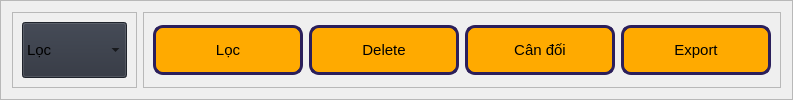
                     <widget class="QFrame" name="frame_47">
                      <property name="sizePolicy">
                       <sizepolicy hsizetype="Expanding" vsizetype="Expanding">
                        <horstretch>0</horstretch>
                        <verstretch>0</verstretch>
                       </sizepolicy>
                      </property>
                      <property name="minimumSize">
                       <size>
                        <width>125</width>
                        <height>0</height>
                       </size>
                      </property>
                      <property name="maximumSize">
                       <size>
                        <width>16777215</width>
                        <height>16777215</height>
                       </size>
                      </property>
                      <property name="font">
                       <font>
                        <family>MS Shell Dlg 2</family>
                        <pointsize>11</pointsize>
                        <weight>50</weight>
                        <italic>false</italic>
                        <bold>false</bold>
                       </font>
                      </property>
                      <property name="frameShape">
                       <enum>QFrame::StyledPanel</enum>
                      </property>
                      <property name="frameShadow">
                       <enum>QFrame::Raised</enum>
                      </property>
                      <layout class="QHBoxLayout" name="horizontalLayout_52">
                       <item alignment="Qt::AlignLeft">
                        <widget class="QFrame" name="frame_61">
                         <property name="frameShape">
                          <enum>QFrame::StyledPanel</enum>
                         </property>
                         <property name="frameShadow">
                          <enum>QFrame::Raised</enum>
                         </property>
                         <layout class="QHBoxLayout" name="horizontalLayout_53">
                          <item>
                           <widget class="QComboBox" name="muaHangCb">
                            <property name="minimumSize">
                             <size>
                              <width>0</width>
                              <height>40</height>
                             </size>
                            </property>
                            <property name="maximumSize">
                             <size>
                              <width>500</width>
                              <height>200</height>
                             </size>
                            </property>
                            <property name="styleSheet">
                             <string notr="true">background-color:#2c313c;</string>
                            </property>
                            <item>
                             <property name="text">
                              <string>Lọc</string>
                             </property>
                            </item>
                            <item>
                             <property name="text">
                              <string>Mua</string>
                             </property>
                            </item>
                            <item>
                             <property name="text">
                              <string>Không mua</string>
                             </property>
                            </item>
                           </widget>
                          </item>
                         </layout>
                        </widget>
                       </item>
                       <item>
                        <widget class="QFrame" name="frame_51">
                         <property name="sizePolicy">
                          <sizepolicy hsizetype="Expanding" vsizetype="Preferred">
                           <horstretch>0</horstretch>
                           <verstretch>0</verstretch>
                          </sizepolicy>
                         </property>
                         <property name="maximumSize">
                          <size>
                           <width>16777215</width>
                           <height>16777215</height>
                          </size>
                         </property>
                         <property name="frameShape">
                          <enum>QFrame::StyledPanel</enum>
                         </property>
                         <property name="frameShadow">
                          <enum>QFrame::Raised</enum>
                         </property>
                         <layout class="QHBoxLayout" name="horizontalLayout_34">
                          <item>
                           <widget class="QPushButton" name="filterCDVT">
                            <property name="minimumSize">
                             <size>
                              <width>150</width>
                              <height>50</height>
                             </size>
                            </property>
                            <property name="maximumSize">
                             <size>
                              <width>100</width>
                              <height>16777215</height>
                             </size>
                            </property>
                            <property name="styleSheet">
                             <string notr="true">background-color: rgb(255, 170, 0);
border:3px solid rgb(43,31,91);
border-radius:10px;</string>
                            </property>
                            <property name="text">
                             <string>Lọc</string>
                            </property>
                            <property name="icon">
                             <iconset resource="resources.qrc">
                              <normaloff>:/icons/icons/filter.svg</normaloff>:/icons/icons/filter.svg</iconset>
                            </property>
                            <property name="iconSize">
                             <size>
                              <width>24</width>
                              <height>24</height>
                             </size>
                            </property>
                           </widget>
                          </item>
                          <item>
                           <widget class="QPushButton" name="deleteBtn">
                            <property name="minimumSize">
                             <size>
                              <width>150</width>
                              <height>50</height>
                             </size>
                            </property>
                            <property name="maximumSize">
                             <size>
                              <width>100</width>
                              <height>16777215</height>
                             </size>
                            </property>
                            <property name="styleSheet">
                             <string notr="true">background-color: rgb(255, 170, 0);
border:3px solid rgb(43,31,91);
border-radius:10px;</string>
                            </property>
                            <property name="text">
                             <string>Delete</string>
                            </property>
                            <property name="icon">
                             <iconset resource="resources.qrc">
                              <normaloff>:/icons/icons/delete.svg</normaloff>:/icons/icons/delete.svg</iconset>
                            </property>
                            <property name="iconSize">
                             <size>
                              <width>24</width>
                              <height>24</height>
                             </size>
                            </property>
                           </widget>
                          </item>
                          <item>
                           <widget class="QPushButton" name="cdvtBtn">
                            <property name="minimumSize">
                             <size>
                              <width>150</width>
                              <height>50</height>
                             </size>
                            </property>
                            <property name="maximumSize">
                             <size>
                              <width>100</width>
                              <height>16777215</height>
                             </size>
                            </property>
                            <property name="styleSheet">
                             <string notr="true">background-color: rgb(255, 170, 0);
border:3px solid rgb(43,31,91);
border-radius:10px;</string>
                            </property>
                            <property name="text">
                             <string>Cân đối</string>
                            </property>
                            <property name="icon">
                             <iconset resource="resources.qrc">
                              <normaloff>:/icons/icons/tablet.svg</normaloff>:/icons/icons/tablet.svg</iconset>
                            </property>
                            <property name="iconSize">
                             <size>
                              <width>24</width>
                              <height>24</height>
                             </size>
                            </property>
                           </widget>
                          </item>
                          <item>
                           <widget class="QPushButton" name="xuatExcelCDVT">
                            <property name="minimumSize">
                             <size>
                              <width>150</width>
                              <height>50</height>
                             </size>
                            </property>
                            <property name="maximumSize">
                             <size>
                              <width>100</width>
                              <height>16777215</height>
                             </size>
                            </property>
                            <property name="styleSheet">
                             <string notr="true">background-color: rgb(255, 170, 0);
border:3px solid rgb(43,31,91);
border-radius:10px;</string>
                            </property>
                            <property name="text">
                             <string>Export</string>
                            </property>
                            <property name="icon">
                             <iconset resource="resources.qrc">
                              <normaloff>:/icons/icons/printer.svg</normaloff>:/icons/icons/printer.svg</iconset>
                            </property>
                            <property name="iconSize">
                             <size>
                              <width>24</width>
                              <height>24</height>
                             </size>
                            </property>
                           </widget>
                          </item>
                         </layout>
                        </widget>
                       </item>
                      </layout>
                     </widget>
